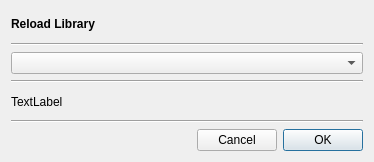
<?xml version="1.0" encoding="UTF-8"?>
<ui version="4.0">
 <class>GUI_LibraryReloadDialog</class>
 <widget class="QDialog" name="GUI_LibraryReloadDialog">
  <property name="geometry">
   <rect>
    <x>0</x>
    <y>0</y>
    <width>374</width>
    <height>162</height>
   </rect>
  </property>
  <property name="modal">
   <bool>true</bool>
  </property>
  <layout class="QGridLayout" name="gridLayout">
   <item row="0" column="0">
    <widget class="QLabel" name="lab_title">
     <property name="font">
      <font>
       <weight>75</weight>
       <bold>true</bold>
      </font>
     </property>
     <property name="text">
      <string notr="true">Reload Library</string>
     </property>
    </widget>
   </item>
   <item row="2" column="0">
    <widget class="Gui::ComboBox" name="combo_quality"/>
   </item>
   <item row="6" column="0">
    <layout class="QHBoxLayout" name="horizontalLayout">
     <item>
      <spacer name="horizontalSpacer">
       <property name="orientation">
        <enum>Qt::Horizontal</enum>
       </property>
       <property name="sizeHint" stdset="0">
        <size>
         <width>40</width>
         <height>20</height>
        </size>
       </property>
      </spacer>
     </item>
     <item>
      <widget class="QPushButton" name="btn_cancel">
       <property name="text">
        <string notr="true">Cancel</string>
       </property>
      </widget>
     </item>
     <item>
      <widget class="QPushButton" name="btn_ok">
       <property name="text">
        <string notr="true">OK</string>
       </property>
       <property name="default">
        <bool>true</bool>
       </property>
      </widget>
     </item>
    </layout>
   </item>
   <item row="4" column="0">
    <widget class="QLabel" name="lab_description">
     <property name="text">
      <string notr="true">TextLabel</string>
     </property>
     <property name="wordWrap">
      <bool>true</bool>
     </property>
    </widget>
   </item>
   <item row="3" column="0">
    <widget class="Line" name="line_2">
     <property name="orientation">
      <enum>Qt::Horizontal</enum>
     </property>
    </widget>
   </item>
   <item row="5" column="0">
    <widget class="Line" name="line_3">
     <property name="orientation">
      <enum>Qt::Horizontal</enum>
     </property>
    </widget>
   </item>
   <item row="1" column="0">
    <widget class="Line" name="line">
     <property name="orientation">
      <enum>Qt::Horizontal</enum>
     </property>
    </widget>
   </item>
  </layout>
 </widget>
 <customwidgets>
  <customwidget>
   <class>Gui::ComboBox</class>
   <extends>QComboBox</extends>
   <header>Gui/Utils/Widgets/ComboBox.h</header>
  </customwidget>
 </customwidgets>
 <resources/>
 <connections/>
</ui>
